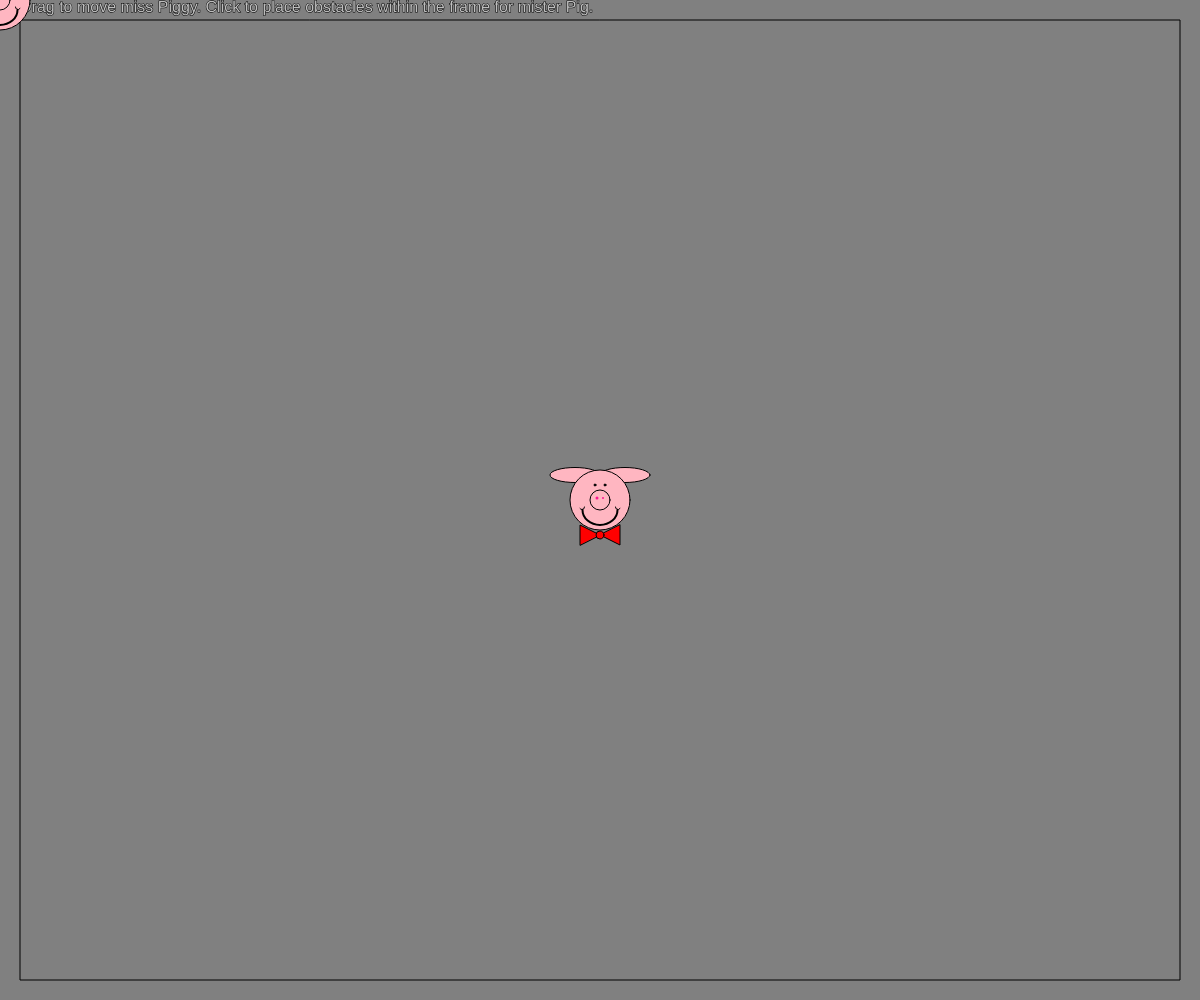
Frame 1 (no input)
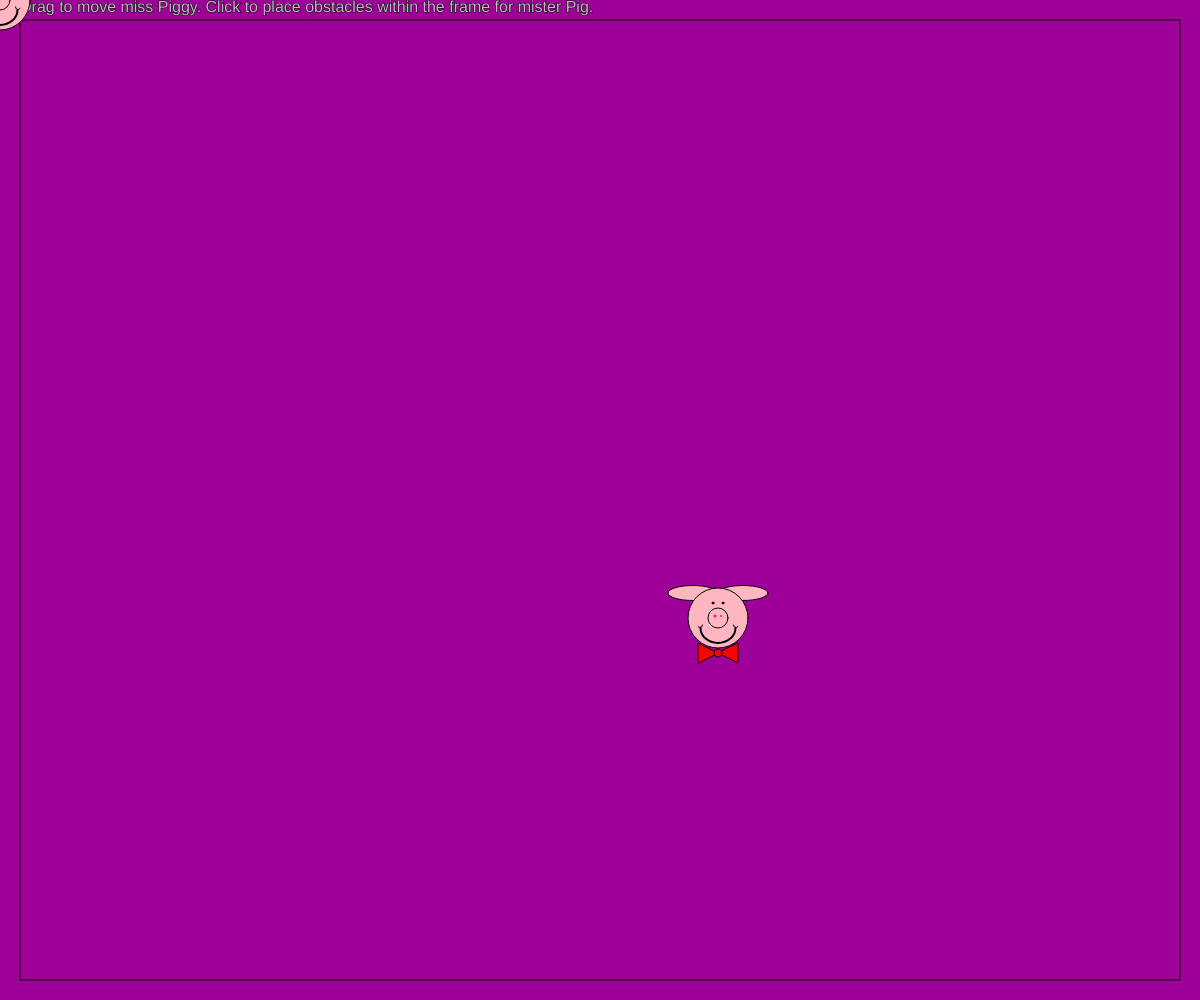
Frame 60 (no input)
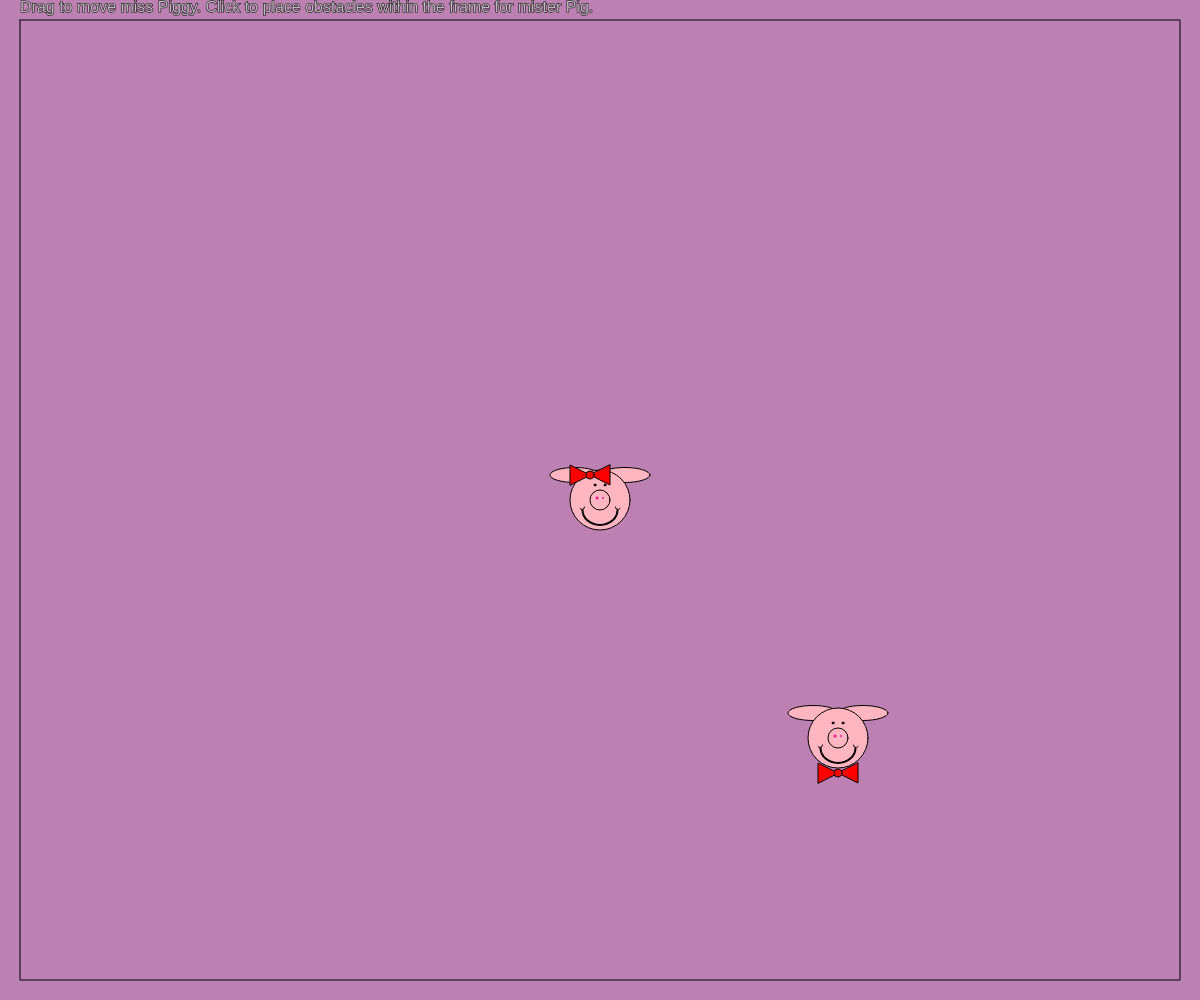
Frame 120 (the mouse pressed at the canvas centre since frame 60)

The p5.js sketch that drew these frames (run headless with seeded random() and noise() and a simulated clock; from frame 60 on, the mouse is pressed at the canvas centre):

// p5.js sketch
// ── sketch.js
"use strict";
var scr = {
  w: innerWidth,
  h: innerHeight
};

var pig = {
  x: scr.w / 2,
  y: scr.h / 2,
  speed: 2,
  face: 30,
  left: 1,
  down: 1
};
var missPiggy = {
  x: scr.w,
  y: scr.h / 2,
  face: 30
};
class Block {
  constructor(_x, _y, _w, _c) {
	this.x = _x;
	this.y = _y;
	this.w = _w;
	this.color = _c;
  }
  show() {
	stroke(100);
	fill(this.color);
	rect(this.x, this.y, this.w, this.w);
  }
}
var frame = 20;
var backG = {
  r: 140,
  g: 0,
  b: 90,
  alpha: 100
};
var blocks = [];
var edge;

function setup() {
  createCanvas(windowWidth, windowHeight);
}

function draw() {
  backG.r = map(pig.y, 0, scr.h, 0, 255);
  backG.b = map(pig.x, 0, scr.w, 0, 255);
  backG.g = map(missPiggy.y, 0, scr.h, 0, 255);
  backG.alpha = map(missPiggy.x, 0, scr.w, 0, 100);
  background(backG.r, backG.g, backG.b);
  let s =
	"Drag to move miss Piggy. Click to place obstacles within the frame for mister Pig.";
  fill(190);
  stroke(0);
  textSize(16);
  text(s, frame, 0, scr.w - frame, 3 * frame);
  // draw a frame where the action is executed
  stroke(0);
  noFill();
  beginShape();
  vertex(frame, frame);
  vertex(scr.w - frame, frame);
  vertex(scr.w - frame, scr.h - frame);
  vertex(frame, scr.h - frame);
  endShape(CLOSE);
  // end frame

  // pig drawing
  // black outline and pink fill for the face, ears and nose
  stroke(0);
  strokeWeight(1);
  fill(255, 182, 193);
  // ears
  ellipse(pig.x - 25, pig.y - 25, 50, 15);
  ellipse(pig.x + 25, pig.y - 25, 50, 15);
  // face
  circle(pig.x, pig.y, pig.face * 2);
  // nose
  circle(pig.x, pig.y, 20);
  // nose holes are a darker pink, without outline
  fill(255, 20, 147);
  noStroke();
  circle(pig.x - 3, pig.y - 2, 3);
  circle(pig.x + 3, pig.y - 2, 2);
  // little black eyes
  fill(0);
  stroke(0);
  circle(pig.x - 5, pig.y - 15, 2);
  circle(pig.x + 5, pig.y - 15, 2);
  // wide mouth and lighter mouth ends
  noFill();
  strokeWeight(2);
  arc(pig.x, pig.y + 10, 35, 30, 0, PI, OPEN);
  strokeWeight(1);
  arc(pig.x + 18, pig.y + 7, 5, 5, PI * 0.2, PI, OPEN);
  arc(pig.x - 18, pig.y + 7, 5, 5, TWO_PI, PI * 0.8, OPEN);
  // 2 triangles and 1 circle to make a red bowtie
  fill(255, 0, 0);
  triangle(pig.x - 20, pig.y + 45, pig.x - 20, pig.y + 25, pig.x, pig.y + 35);
  triangle(pig.x, pig.y + 35, pig.x + 20, pig.y + 45, pig.x + 20, pig.y + 25);
  circle(pig.x, pig.y + 35, 8);

  // miss piggy drawing
  // black outline and pink fill for the face, ears and nose
  missPiggy.x = mouseX;
  missPiggy.y = mouseY;
  stroke(0);
  strokeWeight(1);
  fill(255, 182, 193);
  // ears
  // drawing miss Piggy
  ellipse(missPiggy.x - 25, missPiggy.y - 25, 50, 15);
  ellipse(missPiggy.x + 25, missPiggy.y - 25, 50, 15);
  // face
  circle(missPiggy.x, missPiggy.y, missPiggy.face * 2);
  // nose
  circle(missPiggy.x, missPiggy.y, 20);
  // nose holes are a darker pink, without outline
  fill(255, 20, 147);
  noStroke();
  circle(missPiggy.x - 3, missPiggy.y - 2, 3);
  circle(missPiggy.x + 3, missPiggy.y - 2, 2);
  // little black eyes
  fill(0);
  stroke(0);
  circle(missPiggy.x - 5, missPiggy.y - 15, 2);
  circle(missPiggy.x + 5, missPiggy.y - 15, 2);
  // wide mouth and lighter mouth ends
  noFill();
  strokeWeight(2);
  arc(missPiggy.x, missPiggy.y + 10, 35, 30, 0, PI, OPEN);
  strokeWeight(1);
  arc(missPiggy.x + 18, missPiggy.y + 7, 5, 5, PI * 0.2, PI, OPEN);
  arc(missPiggy.x - 18, missPiggy.y + 7, 5, 5, TWO_PI, PI * 0.8, OPEN);

  // 2 triangles and 1 circle to make a red bowtie
  fill(255, 0, 0);
  triangle(missPiggy.x - 30, missPiggy.y - 15, missPiggy.x - 30,
	missPiggy.y - 35, missPiggy.x - 10, missPiggy.y - 25);
  triangle(missPiggy.x - 10, missPiggy.y - 25, missPiggy.x + 10,
	missPiggy.y - 15, missPiggy.x + 10, missPiggy.y - 35);
  circle(missPiggy.x - 10, missPiggy.y - 25, 8);

  // draw blocks
  blocks.forEach(function(block) {
	block.show();
  });

  // check for walls and blocks
  checkCollisionFrame();
  checkCollisionPig(blocks, pig);
}

function mousePressed() {
  if (missPiggy.x > frame + 15 &&
	missPiggy.x < scr.w - frame - 15 &&
	missPiggy.y > frame + 15 &&
	missPiggy.y < scr.h - frame - 15) {
	blocks.push(new Block(missPiggy.x, missPiggy.y, 30, "rgb(255,50,250)"));
  }
  return false;
}

function checkCollisionPig(blocks, pig) {
  for (let i = 0; i < blocks.length; i++) {
	if (collision(blocks[i].x, blocks[i].y, blocks[i].w, blocks[i].w, pig.x, pig.y, pig.face)) {
	  switch (edge) {
		case "left":
		  pig.left -= 1;
		  break;
		case "right":
		  pig.left += 1;
		  break;
		case "top":
		  pig.down -= 1;
		  break;
		case "bottom":
		  pig.down += 1;
		  break;
	  }
	  blocks.splice(i, 1);
	}
  }
}
function collision(x0, y0, w0, h0, cx, cy, r) {
  var testX = cx;
  var testY = cy;
  if (testX < x0) {
	testX = x0;
	edge = "left";
  }
  if (testX > x0 + w0) {
	testX = x0 + w0;
	edge = "right";
  }
  if (testY < y0) {
	testY = y0;
	edge = "top";
  }
  if (testY > y0 + w0) {
	testY = y0 + h0;
	edge = "bottom";
  }
  return (cx - testX) * (cx - testX) + (cy - testY) * (cy - testY) < r * r;
}

function checkCollisionFrame() {
  // move right to right wall
  if (pig.x < scr.w - (frame + pig.face) && pig.left >= 1) {
	pig.x += pig.speed;
  } else {
	// turn X direction
	if (pig.x >= scr.w - (frame + pig.face)) {
	  pig.left -= 1;
	}
  }
  // move left to left wall
  if (pig.x > frame + pig.face && pig.left <= 0) {
	pig.x -= pig.speed;
  } else {
	// turn X direction
	if (pig.x <= frame + pig.face) {
	  pig.left += 1;
	}
  }
  // move down to lower wall
  if (pig.y < scr.h - (frame + pig.face) && pig.down >= 1) {
	pig.y += pig.speed;
  } else {
	// turn Y direction
	if (pig.y >= scr.h - (frame + pig.face)) {
	  pig.down -= 1;
	}
  }
  // move up to upper wall
  if (pig.y > frame + pig.face && pig.down <= 0) {
	pig.y -= pig.speed;
  } else {
	// turn Y direction
	if (pig.y <= frame + pig.face) {
	  pig.down += 1;
	}
  }
}
//  uses whole window size, even after resize
function windowResized() {
  resizeCanvas(scr.w, scr.h);
}

// ── style.css


body{
    color:#fff;
}

.loader{
    position:absolute;
    top:40%;
    left:40%;
    transform:translate (-50%, -50%);
    width:70px;
    display:flex;
}
.loader span{
    width:10px;
    height:60px;
    background:white;
    margin:0px 1px;
    animation:loading 800ms ease-in-out infinite;
}
.loader span:nth-child(1){
    background:#2eeca8;
    animation-delay:-700ms;
}
.loader span:nth-child(2){
    background:#eade3d;
    animation-delay:-600ms;
}
.loader span:nth-child(3){
    background:#55acee;
    animation-delay:-500ms;
}
.loader span:nth-child(4){
    background:#2eeca8;
    animation-delay:-400ms;
}
.loader span:nth-child(5){
    background:#09b7bf;
    animation-delay:-300ms;
}
.loader span:nth-child(6){
    background:#ea3d8c;
    animation-delay:-200ms;
}
.loader span:nth-child(7){
    background:orange;
    animation-delay:-100ms;
}


@keyframes loading{
    0%, 60%, 100%{
        transform:scaleY(0.01);
    }
    35%{
        transform:scale(1);
    }
}


#b{
     width: 70px;
    height: 30px;
    margin: 0 2vmin 10vmin;
    border: none;
    color: white;
    font-weight: bold;
    font-size: small;
    border-radius:5px;
    background-color:black;
    box-shadow: 0 8px #a12;
    text-shadow: 0 0 2px #a12;
    opacity: 1;
    font-size:22px;
}
#pm{
    font-size:20px;
    text-align:center;
    color:gold;
    font-family:"Press Start 2P",sans-serif;
}
#b:hover{
    outline:none;

}
